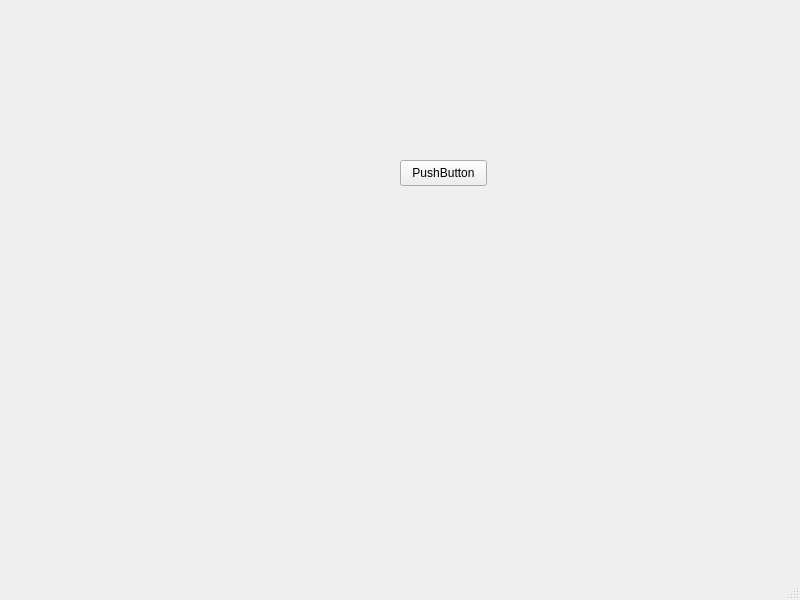
<?xml version="1.0" encoding="UTF-8"?>
<ui version="4.0">
 <class>MainWindow</class>
 <widget class="QMainWindow" name="MainWindow">
  <property name="geometry">
   <rect>
    <x>0</x>
    <y>0</y>
    <width>800</width>
    <height>600</height>
   </rect>
  </property>
  <property name="windowTitle">
   <string>MainWindow</string>
  </property>
  <widget class="QWidget" name="centralwidget">
   <widget class="QPushButton" name="pushButton">
    <property name="geometry">
     <rect>
      <x>400</x>
      <y>160</y>
      <width>87</width>
      <height>26</height>
     </rect>
    </property>
    <property name="text">
     <string>PushButton</string>
    </property>
   </widget>
  </widget>
  <widget class="QMenuBar" name="menubar">
   <property name="geometry">
    <rect>
     <x>0</x>
     <y>0</y>
     <width>800</width>
     <height>23</height>
    </rect>
   </property>
  </widget>
  <widget class="QStatusBar" name="statusbar"/>
 </widget>
 <resources/>
 <connections/>
</ui>
